Frame 1 (no input): blank canvas, image omitted
Frame 60 (the mouse pressed at the canvas centre just before this capture): blank canvas, image omitted
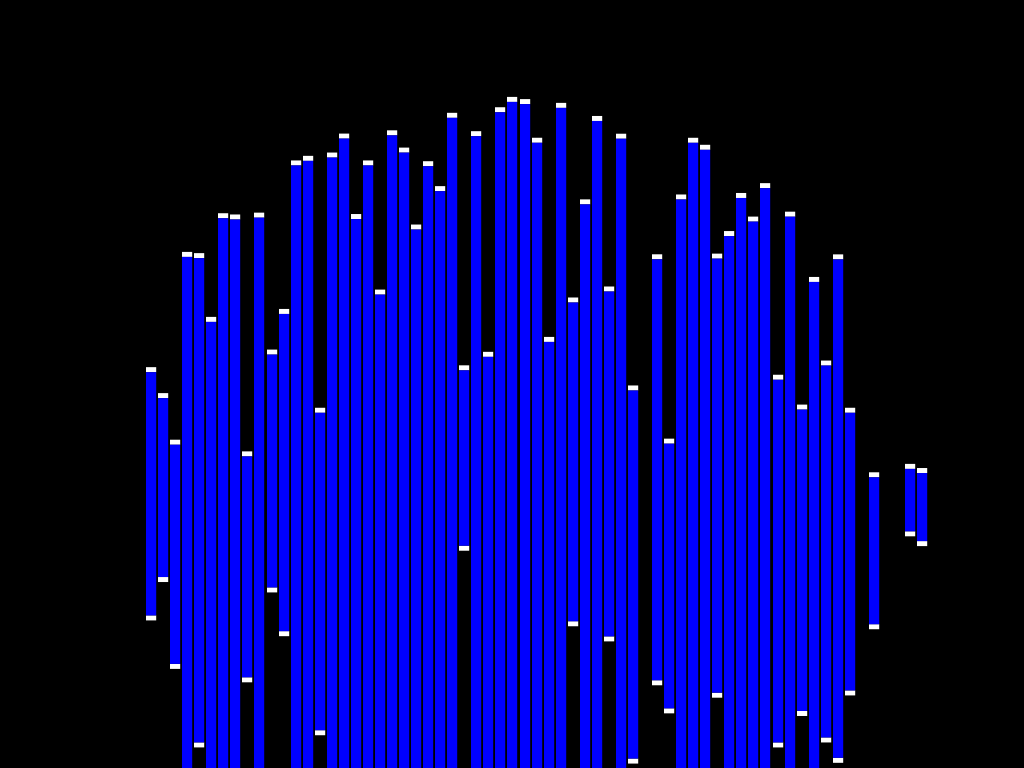
Frame 120 (the mouse held since frame 60 and released just before this capture)

The Processing sketch whose frames 1 and 60 were blank and that drew this single picture after the mouse press (run headless with seeded random() and noise(); from frame 60 on, the mouse is pressed at the canvas centre):

// Processing sketch: _2_globes
// ── _2_globes.pde
// Wiremap Renderer for GLOBE
// by


//              /      \
//       ______/________\______
//      /      \        /      \
//     /________\      /________\______
//    /                \         |     \
//   /   /      \       \_____   |      \
//      /________\______         |      /
//      \        /      \        |_____/
//       \      /________\
//              \          \     /
//               \_____      \ /
//                           / \
//                         /     \

// March 31, 06

// "a" and "z" mess with the depth of the globe.
// The arrow keys move the globe up, down, left, or right.
// "s" and "x" grown and shrink the globe
// "b" switches between the globes
// note: all of the calibration functionality should still work



// Variables for Physical Wiremap

  float depth = 32.5;                        // distance from projector Mapline
  float map_length = 21.0;                   // mapline length, inches
  float hyp_unit = 1.0/8.0;                  // units, in inches, along hyp
  float map_unit = 1.0/4.0;                  // units, in inches, along mapline
  int wire = 85;                             // number of wires in contraption

// Variables for the Projector

  int wires_hit = 85;                        // how many wires the projector hits
  float ppi = 48;                              // pixels per inch
  float sliver_ratio = 0.85;                 // ratio each sliver gets hit

// Variables for to build the Map

  float[] map = new float[wire];             // distance from mapline to point of intersection along hypot
  float[] x_by_ind = new float[wire];        // x coordinate for each wire
  float[] z_by_ind = new float[wire];        // z coordinate for each wire

// Variables for the Shape to be rendered (a globe)

  float[] globe = new float[3];              // globe x,y,z coords
  float radius = 7;                          // globe radius

// Variables for Calibration

  int r_nudge = 2;                           // how far the slivers nudge right, in pxls
  int width_stretcher = 0;                   // how many pxls the width should stretch

// Variables for slivers

  boolean loaded = false;                    // switch to load info only once
  int dot_height = 5;                       // height of dots in pxs

// Varaibles for key input

  float step = .3;                           // how far the globe moves / button press

// Variables for globe B

  boolean globe_a = true;
  float[] globe_b = new float[3];              // globe x,y,z coords
  boolean b_visible = false;
  float radius_b = 4;                          // globe radius




void setup() {
  size(1024, 768);
  background(255);
}

void draw() {
  noStroke();
  if (loaded == false) {
    loader();
    loaded = true;
  }
  if (globe_a == true) {
  globe[0] = (mouseY / float(height)) * (map_length + radius * 2) - (map_length / 2 + radius);
  globe[2] = depth + radius - (width - mouseX) / float(width) * (16.0 + radius + 2);
  } else {
  globe_b[0] = (mouseY / float(height)) * (map_length + radius * 2) - (map_length / 2 + radius);
  globe_b[2] = depth + radius - (width - mouseX) / float(width) * (16.0 + radius + 2);
  }
  fill(0);
  rect(0,0,width,height);                                        // generate slivers only for hit wires
  for(int i=round((wire - wires_hit)/2); i<round((wire-wires_hit)/2)+wires_hit; i+=1){
    gen_circle(i);
    if (b_visible == true) {
      gen_circle_b(i);
    }
  }
}

void loader() {
map[0] = 116.0;
map[1] = 49.0;
map[2] = 111.0;
map[3] = 87.0;
map[4] = 47.0;
map[5] = 25.0;
map[6] = 7.0;
map[7] = 32.0;
map[8] = 112.0;
map[9] = 13.0;
map[10] = 18.0;
map[11] = 107.0;
map[12] = 80.0;
map[13] = 84.0;
map[14] = 27.0;
map[15] = 64.0;
map[16] = 75.0;
map[17] = 34.0;
map[18] = 63.0;
map[19] = 54.0 ;
map[20] = 12.0;
map[21] = 47.0;
map[22] = 93.0;
map[23] = 92.0;
map[24] = 71.0;
map[25] = 58.0;
map[26] = 6.0;
map[27] = 77.0;
map[28] = 62.0;
map[29] = 31.0;
map[30] = 83.0;
map[31] = 15.0;
map[32] = 52.0;
map[33] = 83.0;
map[34] = 24.0;
map[35] = 38.0;
map[36] = 31.0;
map[37] = 54.0;
map[38] = 99.0;
map[39] = 45.0;
map[40] = 2.0;
map[41] = 76.0;
map[42] = 68.0;
map[43] = 71.0;
map[44] = 84.0;
map[45] = 4.0;
map[46] = 72.0;
map[47] = 97.0;
map[48] = 28.0;
map[49] = 76.0;
map[50] = 96.0;
map[51] = 49.0;
map[52] = 2.0;
map[53] = 109.0;
map[54] = 93.0;
map[55] = 0.0;
map[56] = 37.0;
map[57] = 65.0;
map[58] = 69.0;
map[59] = 90.0;
map[60] = 35.0;
map[61] = 80.0;
map[62] = 43.0;
map[63] = 62.0;
map[64] = 19.0;
map[65] = 74.0;
map[66] = 20.0;
map[67] = 42.0;
map[68] = 30.0;
map[69] = 69.0;
map[70] = 30.0;
map[71] = 3.0;
map[72] = 31.0;
map[73] = 25.0;
map[74] = 10.0;
map[75] = 76.0;
map[76] = 71.0;
map[77] = 12.0;
map[78] = 80.0;
map[79] = 99.0;
map[80] = 100.0;
map[81] = 2.0;
map[82] = 52.0;
map[83] = 79.0;
map[84] = 3.0;

  globe[0] = 0;                                    
  globe[1] = 4;
  globe[2] = depth - radius;
  globe_b[0] = 0;                                    
  globe_b[1] = 4;
  globe_b[2] = depth - radius_b;

  for(int j=0; j<wire; j++) {                         // calculates x and z coordinates of each wire
    float xmap = (0 - (map_length / 2)) + j*map_unit;
    float hyp = sqrt(sq(xmap) + sq(depth));
    z_by_ind[j] = depth - (depth*map[j]/hyp*hyp_unit);
    x_by_ind[j] = xmap - xmap*map[j]/hyp*hyp_unit;
  }
}

void gen_circle(int i)
{
  if((x_by_ind[i] >= (globe[0] - radius)) && (x_by_ind[i] <= (globe[0] + radius))) {          // if a wire's x is +/- radius inches of globe's
    float local_hyp = sqrt(sq(x_by_ind[i] - globe[0]) + sq(z_by_ind[i] - globe[2]));    // find the distance
    if(local_hyp <= radius) {                                                              // if the distance from globe to wire's x/y is <radius
      float y_abs = sqrt(sq(radius) - sq(local_hyp));
      float y_top_coord = globe[1] + y_abs;
      float y_bot_coord = globe[1] - y_abs;                                             // calculate y's intersect
      float y_top_proj = y_top_coord * depth / z_by_ind[i];                      // compensate for projection morphing IN INCHES
      float y_bot_proj = y_bot_coord * depth / z_by_ind[i];
      float y_height_proj = y_top_proj - y_bot_proj;
      fill(255);                                                                    // draw a rectangle at that intersect

      // rect 1 is top dot for sliver
      float left1 = (i-round((wire-wires_hit)/2)) * (width + width_stretcher) / wires_hit + r_nudge;
      float top1 = (height/ppi - y_top_proj) * ppi;
      float wide1 = width / wires_hit * sliver_ratio;
      float tall1 = dot_height;
      rect(left1, top1, wide1, tall1);                                                        // draw a rectangle at that intersect

      // rect 2 is bottom dot for sliver
      float left2 = (i-round((wire-wires_hit)/2)) * (width + width_stretcher) / wires_hit + r_nudge;
      float top2 = (height/ppi - y_bot_proj) * ppi - dot_height;
      float wide2 = width / wires_hit * sliver_ratio;
      float tall2 = dot_height;
      rect(left2, top2, wide2, tall2);                                                        // draw a rectangle at that intersect

      // rect 3 is filler for sliver
      fill(0,0,255);
      float left3 = (i-round((wire-wires_hit)/2)) * (width + width_stretcher) / wires_hit + r_nudge;
      float top3 = (height/ppi - y_top_proj) * ppi + dot_height;
      float wide3 = width / wires_hit * sliver_ratio;
      float tall3 = y_height_proj * ppi - (dot_height * 2);
      rect(left3, top3, wide3, tall3);                                                        // draw a rectangle at that intersect
    }
  }
}

void gen_circle_b(int i)
{
  if((x_by_ind[i] >= (globe_b[0] - radius_b)) && (x_by_ind[i] <= (globe_b[0] + radius_b))) {          // if a wire's x is +/- radius inches of globe's
    float local_hyp = sqrt(sq(x_by_ind[i] - globe_b[0]) + sq(z_by_ind[i] - globe_b[2]));    // find the distance
    if(local_hyp <= radius_b) {                                                              // if the distance from globe to wire's x/y is <radius
      float y_abs = sqrt(sq(radius_b) - sq(local_hyp));
      float y_top_coord = globe_b[1] + y_abs;
      float y_bot_coord = globe_b[1] - y_abs;                                             // calculate y's intersect
      float y_top_proj = y_top_coord * depth / z_by_ind[i];                      // compensate for projection morphing IN INCHES
      float y_bot_proj = y_bot_coord * depth / z_by_ind[i];
      float y_height_proj = y_top_proj - y_bot_proj;
      fill(255);                                                                    // draw a rectangle at that intersect

      // rect 1 is top dot for sliver
      float left1 = (i-round((wire-wires_hit)/2)) * (width + width_stretcher) / wires_hit + r_nudge;
      float top1 = (height/ppi - y_top_proj) * ppi;
      float wide1 = width / wires_hit * sliver_ratio;
      float tall1 = dot_height;
      rect(left1, top1, wide1, tall1);                                                        // draw a rectangle at that intersect

      // rect 2 is bottom dot for sliver
      float left2 = (i-round((wire-wires_hit)/2)) * (width + width_stretcher) / wires_hit + r_nudge;
      float top2 = (height/ppi - y_bot_proj) * ppi - dot_height;
      float wide2 = width / wires_hit * sliver_ratio;
      float tall2 = dot_height;
      rect(left2, top2, wide2, tall2);                                                        // draw a rectangle at that intersect

      // rect 3 is filler for sliver
      fill(0);
      float left3 = (i-round((wire-wires_hit)/2)) * (width + width_stretcher) / wires_hit + r_nudge;
      float top3 = (height/ppi - y_top_proj) * ppi + dot_height;
      float wide3 = width / wires_hit * sliver_ratio;
      float tall3 = y_height_proj * ppi - (dot_height * 2);
      rect(left3, top3, wide3, tall3);                                                        // draw a rectangle at that intersect
    }
  }
}




void keyPressed() {                                           // adjust globe[] accordingly
    if (globe_a == true) {
      if (key == 'w') {
        globe[1] = globe[1] + step;
      } else if (key == 's') {
        globe[1] = globe[1] - step;
      } else if (key == 'e') {
        radius = radius + .1;
      } else if (key == 'd') {
        radius = radius - .1;
      }
    } else {
      if (key == 'w') {
        globe_b[1] = globe_b[1] + step;
      } else if (key == 's') {
        globe_b[1] = globe_b[1] - step;
      } else if (key == 'e') {
        radius_b = radius_b + .1;
      } else if (key == 'd') {
        radius_b = radius_b - .1;
      }
    }
      
      
      if (key == 'b') {
        if (b_visible == true) {
        if (globe_a == true) {
          globe_a = false;
        } else {
          globe_a = true;
        }
        }
      
      } else if (key == 'n') {
        if (b_visible == true) {
          globe_a = true;
          b_visible = false;
        } else {
          b_visible = true;
        }
      
      }
      
      
      else if (key == 'o') {
        sliver_ratio = sliver_ratio - .05;
      } else if (key == 'p') {
        sliver_ratio = sliver_ratio + .05;
      } else if (key == 'j') {
        r_nudge = r_nudge + 1;
      } else if (key == 'k') {
        r_nudge = r_nudge - 1;
      }
}
